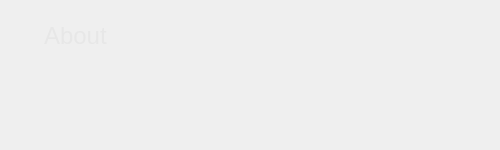
<?xml version="1.0" encoding="UTF-8"?>
<ui version="4.0">
 <class>HelpSubMenuWidget</class>
 <widget class="QWidget" name="HelpSubMenuWidget">
  <property name="geometry">
   <rect>
    <x>0</x>
    <y>0</y>
    <width>500</width>
    <height>150</height>
   </rect>
  </property>
  <property name="minimumSize">
   <size>
    <width>500</width>
    <height>150</height>
   </size>
  </property>
  <property name="maximumSize">
   <size>
    <width>500</width>
    <height>150</height>
   </size>
  </property>
  <property name="windowTitle">
   <string notr="true">Form</string>
  </property>
  <widget class="QFrame" name="frame_content">
   <property name="geometry">
    <rect>
     <x>0</x>
     <y>0</y>
     <width>500</width>
     <height>150</height>
    </rect>
   </property>
   <property name="styleSheet">
    <string notr="true">background-color: transparent;
border: none;</string>
   </property>
   <property name="frameShape">
    <enum>QFrame::StyledPanel</enum>
   </property>
   <property name="frameShadow">
    <enum>QFrame::Raised</enum>
   </property>
   <widget class="QLabel" name="aboutLabel">
    <property name="geometry">
     <rect>
      <x>44</x>
      <y>20</y>
      <width>400</width>
      <height>32</height>
     </rect>
    </property>
    <property name="styleSheet">
     <string notr="true">font-family: Segoe UI;
font-size: 24px;
color: #e7e7e7;
background-color:transparent;</string>
    </property>
    <property name="text">
     <string>About</string>
    </property>
   </widget>
   <widget class="QLabel" name="versionLabel">
    <property name="geometry">
     <rect>
      <x>44</x>
      <y>60</y>
      <width>400</width>
      <height>35</height>
     </rect>
    </property>
    <property name="styleSheet">
     <string notr="true">font-family: Segoe UI;
font-size: 15px;
color: #e7e7e7;
background-color:transparent;</string>
    </property>
    <property name="text">
     <string/>
    </property>
   </widget>
   <widget class="QLabel" name="copyrightLabel">
    <property name="geometry">
     <rect>
      <x>44</x>
      <y>95</y>
      <width>400</width>
      <height>35</height>
     </rect>
    </property>
    <property name="styleSheet">
     <string notr="true">font-family: Segoe UI;
font-size: 15px;
color: #e7e7e7;
background-color:transparent;
text-align: right center;</string>
    </property>
    <property name="text">
     <string/>
    </property>
    <property name="alignment">
     <set>Qt::AlignLeading|Qt::AlignLeft|Qt::AlignVCenter</set>
    </property>
   </widget>
  </widget>
 </widget>
 <resources/>
 <connections/>
</ui>
